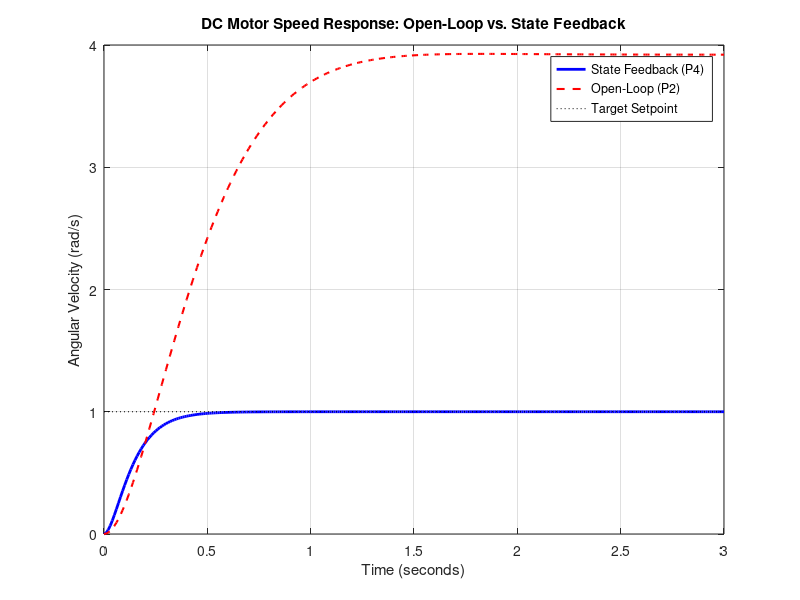

Write MATLAB code to recreate this figure.
%% DC MOTOR CONTROL SYSTEM DESIGN (P1 - P4)
% Student ID: 2503146
% Module: MN5552 Robotics and Manufacturing Automation

clear all; clc; close all;

%% --- 1. MOTOR PHYSICAL PARAMETERS (P1) ---
% These values are based on the specific motor requirements
J = 0.0113;  % Moment of inertia (Kg.m^2)
b = 0.028;   % Viscous damping (Nms)
L = 0.1;     % Armature inductance (H)
R = 0.45;    % Armature resistance (Ohm)
Kt = 0.067;  % Torque constant (Nm/Amp)
Ke = 0.067;  % Back EMF constant (Vs/rad)

%% --- 2. OPEN-LOOP STATE-SPACE MODEL (P2) ---
% Defining State-Space Matrices: x = [angular_velocity; current]
A = [-b/J, Kt/J; 
     -Ke/L, -R/L];
     
B = [0; 
     1/L];
     
C = [1, 0];  % Output is angular velocity (omega)
D = 0;       % No direct feedthrough

% Create Open-loop model object
sys_open = ss(A, B, C, D);

%% --- 3. STATE FEEDBACK CONTROLLER DESIGN (P4) ---
% We use 'Pole Placement' for maximum stability and zero oscillations.
% Desired poles are chosen at -20 and -10 for a fast response.
DesiredPoles = [-20, -10];
K_gain = place(A, B, DesiredPoles); % Automatically calculate k1 and k2

% Calculate Kr (Feedforward Gain) to eliminate Steady-State Error.
% This ensures the motor reaches exactly 1.0 rad/s.
Kr = -1 / (C * inv(A - B * K_gain) * B);

% Define Closed-Loop State-Space Matrices
Ac = A - B * K_gain;
Bc = B * Kr;
Cc = C;
Dc = D;

% Create Closed-loop model object
sys_closed = ss(Ac, Bc, Cc, Dc);

%% --- 4. PERFORMANCE ANALYSIS & PLOTTING ---
t = 0:0.01:3; % Time vector for 3 seconds

% Compare Open-loop vs Closed-loop
[y_open, t_open] = step(sys_open, t);
[y_closed, t_closed] = step(sys_closed, t);

figure('Color', 'w');
plot(t_closed, y_closed, 'b', 'LineWidth', 2); hold on;
plot(t_open, y_open, 'r--', 'LineWidth', 1.5);
line([0 3], [1 1], 'Color', 'k', 'LineStyle', ':'); % Target line

xlabel('Time (seconds)');
ylabel('Angular Velocity (rad/s)');
title('DC Motor Speed Response: Open-Loop vs. State Feedback');
legend('State Feedback (P4)', 'Open-Loop (P2)', 'Target Setpoint');
grid on;

% Display the calculated gains in the command window for the report
fprintf('--- Controller Design Results ---\n');
fprintf('Feedback Gain K: [%.4f, %.4f]\n', K_gain(1), K_gain(2));
fprintf('Feedforward Gain Kr: %.4f\n', Kr);
